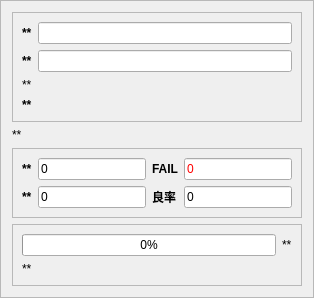
         <widget class="QFrame" name="frame_7">
          <property name="frameShape">
           <enum>QFrame::StyledPanel</enum>
          </property>
          <property name="frameShadow">
           <enum>QFrame::Raised</enum>
          </property>
          <layout class="QGridLayout" name="gridLayout_11">
           <item row="0" column="0">
            <widget class="QFrame" name="frame_5">
             <property name="frameShape">
              <enum>QFrame::StyledPanel</enum>
             </property>
             <property name="frameShadow">
              <enum>QFrame::Raised</enum>
             </property>
             <layout class="QGridLayout" name="gridLayout_8">
              <item row="0" column="0">
               <widget class="QLabel" name="label_9">
                <property name="font">
                 <font>
                  <weight>75</weight>
                  <bold>true</bold>
                 </font>
                </property>
                <property name="text">
                 <string>**</string>
                </property>
               </widget>
              </item>
              <item row="0" column="1">
               <widget class="QLineEdit" name="lineEdit_14">
                <property name="readOnly">
                 <bool>true</bool>
                </property>
               </widget>
              </item>
              <item row="1" column="0">
               <widget class="QLabel" name="label_10">
                <property name="font">
                 <font>
                  <weight>75</weight>
                  <bold>true</bold>
                 </font>
                </property>
                <property name="text">
                 <string>**</string>
                </property>
               </widget>
              </item>
              <item row="1" column="1">
               <widget class="QLineEdit" name="lineEdit_15">
                <property name="readOnly">
                 <bool>true</bool>
                </property>
               </widget>
              </item>
              <item row="2" column="0">
               <widget class="QLabel" name="label_11">
                <property name="text">
                 <string>**</string>
                </property>
               </widget>
              </item>
              <item row="3" column="0">
               <widget class="QLabel" name="label_12">
                <property name="font">
                 <font>
                  <weight>75</weight>
                  <bold>true</bold>
                 </font>
                </property>
                <property name="text">
                 <string>**</string>
                </property>
               </widget>
              </item>
             </layout>
            </widget>
           </item>
           <item row="1" column="0">
            <widget class="QLabel" name="label_13">
             <property name="text">
              <string>**</string>
             </property>
            </widget>
           </item>
           <item row="2" column="0">
            <widget class="QFrame" name="frame_4">
             <property name="frameShape">
              <enum>QFrame::StyledPanel</enum>
             </property>
             <property name="frameShadow">
              <enum>QFrame::Raised</enum>
             </property>
             <layout class="QGridLayout" name="gridLayout_9">
              <item row="0" column="0">
               <widget class="QLabel" name="label_14">
                <property name="font">
                 <font>
                  <weight>75</weight>
                  <bold>true</bold>
                 </font>
                </property>
                <property name="text">
                 <string>**</string>
                </property>
               </widget>
              </item>
              <item row="0" column="1">
               <widget class="QLineEdit" name="lineEdit_8">
                <property name="text">
                 <string>0</string>
                </property>
                <property name="readOnly">
                 <bool>true</bool>
                </property>
               </widget>
              </item>
              <item row="0" column="2">
               <widget class="QLabel" name="label_15">
                <property name="font">
                 <font>
                  <weight>75</weight>
                  <bold>true</bold>
                 </font>
                </property>
                <property name="text">
                 <string>FAIL</string>
                </property>
               </widget>
              </item>
              <item row="0" column="3">
               <widget class="QLineEdit" name="lineEdit_9">
                <property name="palette">
                 <palette>
                  <active>
                   <colorrole role="Text">
                    <brush brushstyle="SolidPattern">
                     <color alpha="255">
                      <red>255</red>
                      <green>0</green>
                      <blue>0</blue>
                     </color>
                    </brush>
                   </colorrole>
                   <colorrole role="PlaceholderText">
                    <brush brushstyle="SolidPattern">
                     <color alpha="128">
                      <red>255</red>
                      <green>0</green>
                      <blue>0</blue>
                     </color>
                    </brush>
                   </colorrole>
                  </active>
                  <inactive>
                   <colorrole role="Text">
                    <brush brushstyle="SolidPattern">
                     <color alpha="255">
                      <red>255</red>
                      <green>0</green>
                      <blue>0</blue>
                     </color>
                    </brush>
                   </colorrole>
                   <colorrole role="PlaceholderText">
                    <brush brushstyle="SolidPattern">
                     <color alpha="128">
                      <red>255</red>
                      <green>0</green>
                      <blue>0</blue>
                     </color>
                    </brush>
                   </colorrole>
                  </inactive>
                  <disabled>
                   <colorrole role="Text">
                    <brush brushstyle="SolidPattern">
                     <color alpha="255">
                      <red>120</red>
                      <green>120</green>
                      <blue>120</blue>
                     </color>
                    </brush>
                   </colorrole>
                   <colorrole role="PlaceholderText">
                    <brush brushstyle="SolidPattern">
                     <color alpha="128">
                      <red>0</red>
                      <green>0</green>
                      <blue>0</blue>
                     </color>
                    </brush>
                   </colorrole>
                  </disabled>
                 </palette>
                </property>
                <property name="text">
                 <string>0</string>
                </property>
                <property name="readOnly">
                 <bool>true</bool>
                </property>
               </widget>
              </item>
              <item row="1" column="0">
               <widget class="QLabel" name="label_16">
                <property name="font">
                 <font>
                  <weight>75</weight>
                  <bold>true</bold>
                 </font>
                </property>
                <property name="text">
                 <string>**</string>
                </property>
               </widget>
              </item>
              <item row="1" column="1">
               <widget class="QLineEdit" name="lineEdit_10">
                <property name="text">
                 <string>0</string>
                </property>
                <property name="readOnly">
                 <bool>true</bool>
                </property>
               </widget>
              </item>
              <item row="1" column="2">
               <widget class="QLabel" name="label_17">
                <property name="font">
                 <font>
                  <weight>75</weight>
                  <bold>true</bold>
                 </font>
                </property>
                <property name="text">
                 <string>良率</string>
                </property>
               </widget>
              </item>
              <item row="1" column="3">
               <widget class="QLineEdit" name="lineEdit_11">
                <property name="text">
                 <string>0</string>
                </property>
                <property name="readOnly">
                 <bool>true</bool>
                </property>
               </widget>
              </item>
             </layout>
            </widget>
           </item>
           <item row="3" column="0">
            <widget class="QFrame" name="frame_3">
             <property name="frameShape">
              <enum>QFrame::StyledPanel</enum>
             </property>
             <property name="frameShadow">
              <enum>QFrame::Raised</enum>
             </property>
             <layout class="QGridLayout" name="gridLayout_28">
              <item row="1" column="0">
               <widget class="QLabel" name="label_19">
                <property name="font">
                 <font>
                  <weight>50</weight>
                  <bold>false</bold>
                 </font>
                </property>
                <property name="text">
                 <string>**</string>
                </property>
               </widget>
              </item>
              <item row="0" column="0">
               <widget class="QProgressBar" name="progressBar">
                <property name="value">
                 <number>0</number>
                </property>
               </widget>
              </item>
              <item row="0" column="1">
               <widget class="QLabel" name="label_4">
                <property name="text">
                 <string>**</string>
                </property>
               </widget>
              </item>
             </layout>
            </widget>
           </item>
          </layout>
         </widget>
